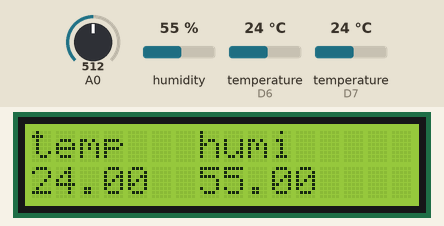
Recording of a sketch running on a simulated ESP8266 (NodeMCU). On the bench: 16×2 character LCD. The test bench sets the inputs (shaded band); at power-on: humidity 55 %, temperature (sensors on D7, D6) 24 °C, A0 = 512. WiFi joins after 1.5 s; servers stay silent unless stated; uploads are accepted with an empty reply; the local clock reads 2024-03-15 10:24:30 at power-on unless the sketch sets it; what the sketch prints to the serial monitor is not drawn.

Above: at 2.7 s.
2.8 s: humidity set to 22 %
At 12.0 s:
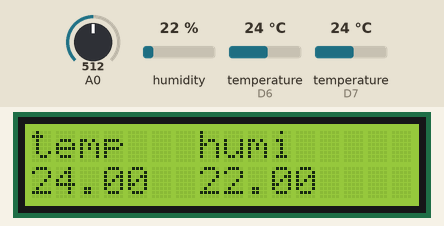
16.8 s: temperature (sensor on D7) set to 12 °C
At 25.8 s:
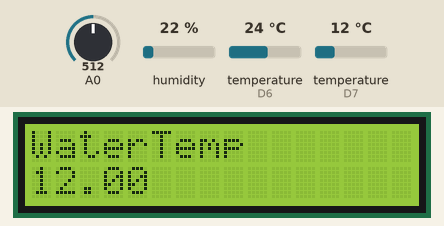
30.7 s: A0 set to 716
At 32.0 s:
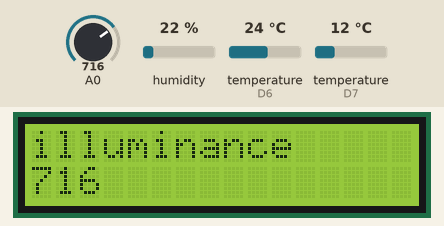
40.5 s: temperature (sensor on D6) set to 12 °C
At 48.8 s:
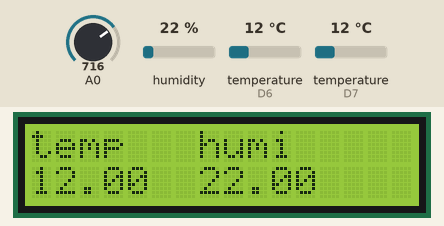
50.9 s: temperature (sensor on D7) set to 19 °C
At 53.6 s:
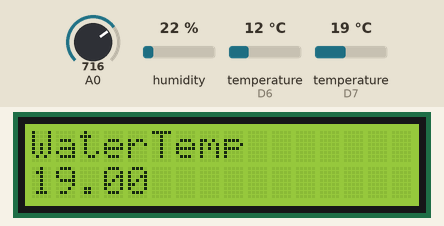
60.7 s: A0 set to 992
At 68.7 s:
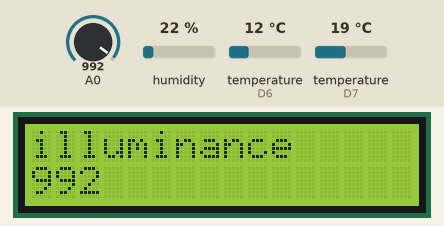
Timing chart, 0 to 70.2 s (numbered marks = the images above; inputs shaded):
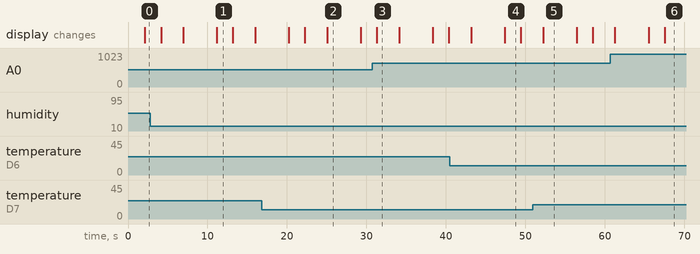

The sketch:

Sensor_Post.ino
```cpp
#include <ArduinoJson.h>

#include <ESP8266WiFi.h>
#include <ESP8266HTTPClient.h>
#include <WiFiClient.h>
#include <time.h>

#include <DHT.h>  // 온습도 센서 라이블러리

#include <OneWire.h>
#include <DallasTemperature.h>  //DS18B20 물온도 센서 라이브러리

#include <LiquidCrystal_I2C.h>   //LCD 라이브러리

#define ONE_WIRE_BUS D7   //물 온도센서
#define DHTPIN D6         // DHT11 센서의 DATA를 연결한 DIGITAL 포트 (온습도 센서)
#define DHTTYPE DHT11       // DHT11을 사용함을 명시

#define SERVER_IP "  "  // db서버의 주소
#define STASSID ";"   // WiFi SSID 입력
#define STAPSK  ""   // WiFi 비밀번호 입력


OneWire oneWire(ONE_WIRE_BUS);
DHT dht(DHTPIN, DHTTYPE);
DallasTemperature sensors(&oneWire);
LiquidCrystal_I2C lcd(0x27, 16, 2); //LCD 주소

// 전역변수 선언
/////////////////////////////////////////// 온습도 센서
float temp = 0.0;
float humi = 0.0;
float f = 0.0;
/////////////////////////////////////////// 조도센서

int cds = 0;

////////////////////////////////////////// 물온도 센서

float waterTemp = 0.0;

/////////////////////////////////////////

struct tm *lc;          // 내가 원하는대로 날짜형식 작성을 위해 필요한 구조체
WiFiClient client;
HTTPClient http;

void temp_humi(void){ //온습도 센서 함수
temp = dht.readTemperature();
humi = dht.readHumidity();
f = dht.readTemperature(true);

if (isnan(humi) || isnan(temp) || isnan(f)) {
    Serial.println(F("Failed to read from DHT sensor!"));
    return;
  }
    Serial.print("temperature:");

    Serial.print(temp); //온도값 출력

    Serial.print(" humidity:");

    Serial.print(humi); //습도값 출력

    Serial.println();

    lcd.clear();
    lcd.setCursor(0,0);
    lcd.print("temp   humi");
    lcd.setCursor(0,1);
    lcd.print(temp);
    lcd.print("  ");
    lcd.print(humi);

}

void CDS(void){  //조도센서 함수
  cds = analogRead(A0);
  Serial.print("CDS: ");
  Serial.println(cds);
  lcd.clear();
  lcd.setCursor(0,0);
  lcd.print("illuminance");
  lcd.setCursor(0,1);
  lcd.print(cds);

}

void WTemp(){
  Serial.print("Requesting temperatures...");
  sensors.requestTemperatures(); // Send the command to get temperatures
  Serial.println("DONE");

  waterTemp = sensors.getTempCByIndex(0);

// Check if reading was successful
  if(waterTemp != DEVICE_DISCONNECTED_C)
  {
    Serial.print("Temperature for the device 1 (index 0) is: ");
    Serial.println(waterTemp);
    lcd.clear();
    lcd.setCursor(0,0);
    lcd.print("WaterTemp");
    lcd.setCursor(0,1);
    lcd.print(waterTemp);
  }
  else
  {
    Serial.println("Error: Could not read temperature data");
  }


}

void Display_LCD(void){

  lcd.clear();
  lcd.setCursor(0,0);
  lcd.print(cds);

}


void setup() {
  Serial.begin(115200);
  WiFi.mode(WIFI_STA);
  WiFi.begin(STASSID, STAPSK);
  configTime(-(3600 * 9), 0, "1.kr.pool.ntp.org"); // 9시간 시차, 서머타임 적용 X

  // while (WiFi.status() != WL_CONNECTED) {
  //   delay(500);
  //   Serial.print(".");
  // }
  Serial.println("");
  Serial.print("WiFi Connected! IP address: ");
  Serial.println(WiFi.localIP());

  Serial.println(F("Gather Temperature, Humidity, Concentrations Of Gases !"));
  Serial.println(F("Wait 60 Seconds...\n"));
  dht.begin();
  sensors.begin();  // 물온도
  lcd.init(); //LCD 초기화
  lcd.backlight(); //LCD 백라이트

}

String pluszero(int value) {    // localtime을 통해 생성된 구조체의 값이 10 미만이면
  String out;           // 한자리 숫자로 나온다. 예를들어 9일이면 09가 아닌
  if (value < 10) {       // 9로 나와서 한자리 숫자일 경우 앞에 0을 추가하는
    out.concat("0");        // 작업을 하는 함수이다.
    out.concat(String(value));
    return out;
  } else {
    out = String(value);
    return out;
  }
}

String calcdate(struct tm *t) {       // 현재 시간을 DATETIME 형식으로 바꾸어
  String out = String((1900 + t->tm_year)); // String 타입으로 return 한다.
  out.concat("-");
  out.concat(pluszero((t->tm_mon) + 1));
  out.concat("-");
  out.concat(pluszero(t->tm_mday));
  out.concat(" ");
  out.concat(pluszero(t->tm_hour));
  out.concat(":");
  out.concat(pluszero(t->tm_min));
  out.concat(":");
  out.concat(pluszero(t->tm_sec));
  return out;
}

void loop() {

  delay(2000);  // 측정 간 30간의 지연을 설정한다.


  time_t now = time(nullptr);
  lc = localtime(&now);   // 현재 시간을 localtime을 통한 구조체 설정

  //float temp, humi; //온도와 습도 값이 저장될 변수 온습도값 소수 float


  temp_humi(); //온습도센서 함수


  //delay(DHT11_RETRY_DELAY); // DHT11에서 권장하는 딜레이함수를 사용, 정상적인 값
  delay(2000);


  CDS();

  delay(2000);

  WTemp();

  delay(2000);


  // 시간 영역
  Serial.print(F("기준 시간 : "));
  String date = calcdate(lc);
  Serial.println(date);
  Serial.println("");

  if ((WiFi.status() == WL_CONNECTED)) {

    Serial.print("[HTTP] 서버 연결을 시도합니다...\n");

    http.begin(client, ""); // 요청을 보낼 URL 입력
    //http.begin(client, "  "); // 요청을 보낼 URL 입력
    http.addHeader("Content-Type", "application/json");
    // POST 요청을 할때 전송 방식을 정한다.

    Serial.print("[HTTP] 수집한 값의 POST 요청을 시도합니다...\n");

    String POSTBODY = "";
    StaticJsonBuffer<200> jsonBuffer;
    JsonObject& root = jsonBuffer.createObject();
    root["plantSensorNo"] = 0;
    root["plantNo"] = 0;
    root["warehousePlantNo"] = 0;
    root["dhtNo"] = 0;
    root["photoRegistorNo"] = 0;
    root["waterTempNo"] = 0;

    root["humi"] = humi;
    root["temp"] = temp;
    root["waterTemp"] = waterTemp;
    root["light"] = cds;

    root.printTo(POSTBODY);


    int httpCode = http.POST(POSTBODY); // 위에 작성한 URL로 POST 요청을 보낸다.

    if (httpCode > 0) {
      // HTTP 헤더를 전송하고 그에 대한 응답을 핸들링하는 과정
      Serial.printf("[HTTP] 응답 Code : %d\n", httpCode);

      // HTTP 응답 200, 즉 정상응답이면 서버로부터 수신된 응답을 출력한다.
      if (httpCode == HTTP_CODE_OK) {
        const String& payload = http.getString();
        Serial.print("서버로부터 수신된 응답 : ");
        Serial.println(payload);
        Serial.println("");
      }
    } else {    // 에러발생시 에러내용을 출력한다.
      Serial.printf("[HTTP]초 POST 요청이 실패했습니다. 오류 : %s\n", http.errorToString(httpCode).c_str());
    }

    http.end();
  }
}
```

Measured:
- what the display in image 1 shows lasts 2.0 s, from 11.2 s to 13.2 s
- what the display in image 2 shows lasts 4.3 s, from 25.0 s to 29.3 s
- what the display in image 3 shows lasts 2.8 s, from 31.3 s to 34.1 s
